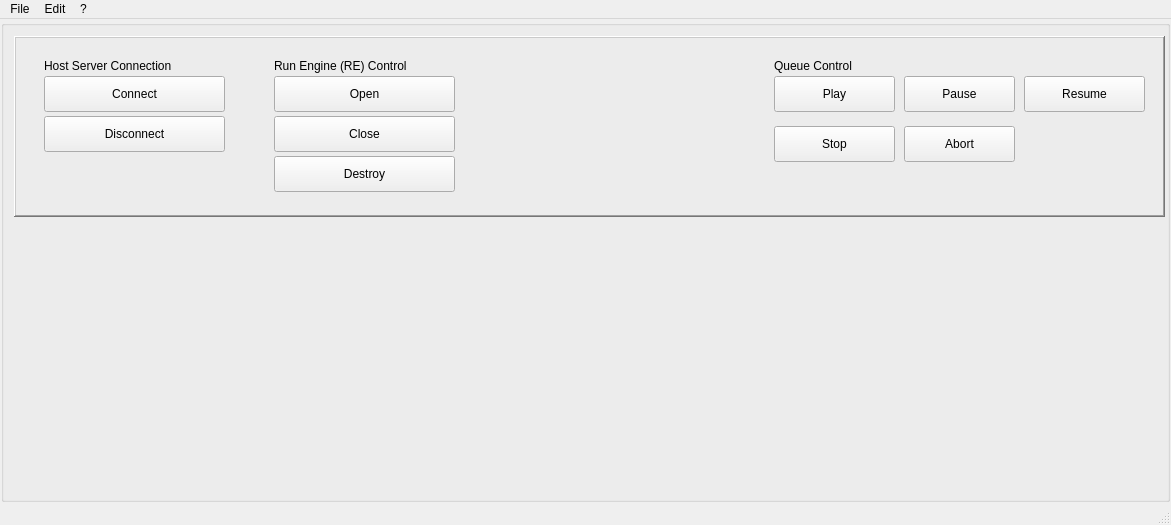
<?xml version="1.0" encoding="UTF-8"?>
<ui version="4.0">
 <class>MainWindow</class>
 <widget class="QMainWindow" name="MainWindow">
  <property name="geometry">
   <rect>
    <x>0</x>
    <y>0</y>
    <width>1171</width>
    <height>525</height>
   </rect>
  </property>
  <property name="windowTitle">
   <string>MainWindow</string>
  </property>
  <widget class="QWidget" name="centralwidget">
   <layout class="QVBoxLayout" name="verticalLayout" stretch="1">
    <property name="spacing">
     <number>0</number>
    </property>
    <property name="leftMargin">
     <number>1</number>
    </property>
    <property name="topMargin">
     <number>1</number>
    </property>
    <property name="rightMargin">
     <number>1</number>
    </property>
    <property name="bottomMargin">
     <number>1</number>
    </property>
    <item>
     <widget class="QGroupBox" name="groupbox">
      <property name="title">
       <string/>
      </property>
      <layout class="QHBoxLayout" name="horizontalLayout_2">
       <property name="leftMargin">
        <number>0</number>
       </property>
       <property name="topMargin">
        <number>0</number>
       </property>
       <property name="rightMargin">
        <number>0</number>
       </property>
       <property name="bottomMargin">
        <number>0</number>
       </property>
       <item>
        <widget class="QWidget" name="widget" native="true">
         <property name="toolTip">
          <string extracomment="Select"/>
         </property>
         <widget class="QFrame" name="frame">
          <property name="geometry">
           <rect>
            <x>10</x>
            <y>10</y>
            <width>1151</width>
            <height>181</height>
           </rect>
          </property>
          <property name="frameShape">
           <enum>QFrame::WinPanel</enum>
          </property>
          <property name="frameShadow">
           <enum>QFrame::Raised</enum>
          </property>
          <property name="lineWidth">
           <number>3</number>
          </property>
          <property name="midLineWidth">
           <number>5</number>
          </property>
          <widget class="QFrame" name="hostServerConnection">
           <property name="geometry">
            <rect>
             <x>20</x>
             <y>10</y>
             <width>201</width>
             <height>151</height>
            </rect>
           </property>
           <widget class="QPushButton" name="connectButton">
            <property name="geometry">
             <rect>
              <x>10</x>
              <y>30</y>
              <width>181</width>
              <height>36</height>
             </rect>
            </property>
            <property name="text">
             <string>Connect</string>
            </property>
           </widget>
           <widget class="QPushButton" name="disconnectButton">
            <property name="geometry">
             <rect>
              <x>10</x>
              <y>70</y>
              <width>181</width>
              <height>36</height>
             </rect>
            </property>
            <property name="text">
             <string>Disconnect</string>
            </property>
           </widget>
           <widget class="QLabel" name="hostServeConnectionLabel">
            <property name="geometry">
             <rect>
              <x>10</x>
              <y>10</y>
              <width>171</width>
              <height>19</height>
             </rect>
            </property>
            <property name="text">
             <string>Host Server Connection</string>
            </property>
           </widget>
          </widget>
          <widget class="QFrame" name="environmentControl">
           <property name="geometry">
            <rect>
             <x>250</x>
             <y>10</y>
             <width>201</width>
             <height>161</height>
            </rect>
           </property>
           <widget class="QPushButton" name="runEngineOpenButton_3">
            <property name="geometry">
             <rect>
              <x>10</x>
              <y>30</y>
              <width>181</width>
              <height>36</height>
             </rect>
            </property>
            <property name="text">
             <string>Open</string>
            </property>
           </widget>
           <widget class="QPushButton" name="runEngineCloseButton_3">
            <property name="geometry">
             <rect>
              <x>10</x>
              <y>70</y>
              <width>181</width>
              <height>36</height>
             </rect>
            </property>
            <property name="text">
             <string>Close</string>
            </property>
           </widget>
           <widget class="QPushButton" name="runEngineDestroyButton_3">
            <property name="geometry">
             <rect>
              <x>10</x>
              <y>110</y>
              <width>181</width>
              <height>36</height>
             </rect>
            </property>
            <property name="text">
             <string>Destroy</string>
            </property>
           </widget>
           <widget class="QLabel" name="runEngineControlLabel_3">
            <property name="geometry">
             <rect>
              <x>10</x>
              <y>10</y>
              <width>181</width>
              <height>19</height>
             </rect>
            </property>
            <property name="text">
             <string>Run Engine (RE) Control</string>
            </property>
           </widget>
          </widget>
          <widget class="QFrame" name="queueControl">
           <property name="geometry">
            <rect>
             <x>750</x>
             <y>10</y>
             <width>391</width>
             <height>161</height>
            </rect>
           </property>
           <widget class="QLabel" name="queueControlLabel">
            <property name="geometry">
             <rect>
              <x>10</x>
              <y>10</y>
              <width>141</width>
              <height>19</height>
             </rect>
            </property>
            <property name="text">
             <string>Queue Control</string>
            </property>
           </widget>
           <widget class="QPushButton" name="queuePlayButton">
            <property name="geometry">
             <rect>
              <x>10</x>
              <y>30</y>
              <width>121</width>
              <height>36</height>
             </rect>
            </property>
            <property name="text">
             <string>Play</string>
            </property>
           </widget>
           <widget class="QPushButton" name="queueResumeButton">
            <property name="geometry">
             <rect>
              <x>260</x>
              <y>30</y>
              <width>121</width>
              <height>36</height>
             </rect>
            </property>
            <property name="text">
             <string>Resume</string>
            </property>
           </widget>
           <widget class="QPushButton" name="queuePauseButton">
            <property name="geometry">
             <rect>
              <x>140</x>
              <y>30</y>
              <width>111</width>
              <height>36</height>
             </rect>
            </property>
            <property name="text">
             <string>Pause</string>
            </property>
           </widget>
           <widget class="QPushButton" name="queueStopButton">
            <property name="geometry">
             <rect>
              <x>10</x>
              <y>80</y>
              <width>121</width>
              <height>36</height>
             </rect>
            </property>
            <property name="text">
             <string>Stop</string>
            </property>
           </widget>
           <widget class="QPushButton" name="queueAbortButton">
            <property name="geometry">
             <rect>
              <x>140</x>
              <y>80</y>
              <width>111</width>
              <height>36</height>
             </rect>
            </property>
            <property name="text">
             <string>Abort</string>
            </property>
           </widget>
          </widget>
         </widget>
        </widget>
       </item>
      </layout>
     </widget>
    </item>
   </layout>
  </widget>
  <widget class="QMenuBar" name="menubar">
   <property name="geometry">
    <rect>
     <x>0</x>
     <y>0</y>
     <width>1171</width>
     <height>24</height>
    </rect>
   </property>
   <widget class="QMenu" name="menuFile">
    <property name="title">
     <string>File</string>
    </property>
    <addaction name="actionOpen"/>
    <addaction name="actionSave_As"/>
    <addaction name="separator"/>
    <addaction name="actionPreferences"/>
    <addaction name="separator"/>
    <addaction name="actionExit"/>
   </widget>
   <widget class="QMenu" name="menuEdit">
    <property name="title">
     <string>Edit</string>
    </property>
   </widget>
   <widget class="QMenu" name="menu">
    <property name="title">
     <string>?</string>
    </property>
    <addaction name="actionAbout"/>
   </widget>
   <addaction name="menuFile"/>
   <addaction name="menuEdit"/>
   <addaction name="menu"/>
  </widget>
  <widget class="QStatusBar" name="statusbar"/>
  <action name="actionEdit">
   <property name="text">
    <string>Edit</string>
   </property>
  </action>
  <action name="actionAbout">
   <property name="text">
    <string>About ...</string>
   </property>
  </action>
  <action name="actionExit">
   <property name="text">
    <string>E&amp;xit</string>
   </property>
   <property name="shortcut">
    <string>Ctrl+X</string>
   </property>
  </action>
  <action name="actionOpen">
   <property name="text">
    <string>&amp;Open ...</string>
   </property>
   <property name="shortcut">
    <string>Ctrl+O</string>
   </property>
  </action>
  <action name="actionPreferences">
   <property name="text">
    <string>Preferences ...</string>
   </property>
  </action>
  <action name="actionSave_As">
   <property name="text">
    <string>Save As ...</string>
   </property>
  </action>
 </widget>
 <resources/>
 <connections/>
</ui>
